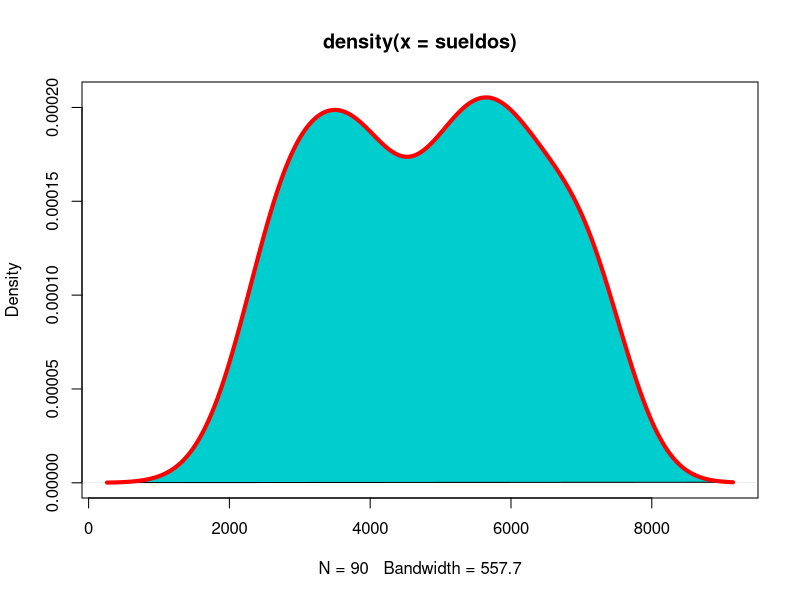
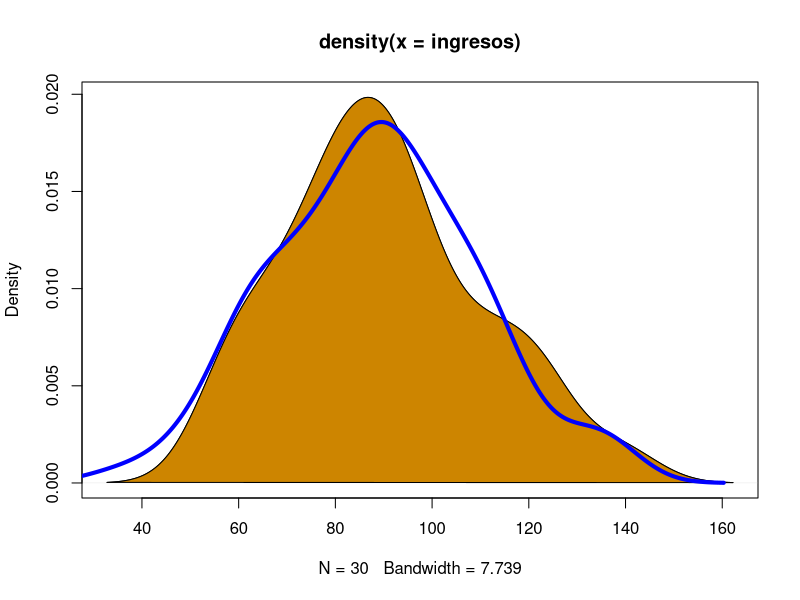

The R script that drew these images, in order:
# Cargamos los datos
library(readxl)
datosks<-read_xlsx("datos_normalidad.xlsx", sheet=1) 


# Prueba de Kolmogorov-Smirnov ----



# Análisis Gráfico 



# Generamos la función de densidad para la muestra de sueldos
sueldos <- datosks$sueldo
fd_sueldos<- density(sueldos)

# Generamos la función de densidad de una v.a. normal con la misma
#media y varianza que la muestra de sueldos.

va_normal<-rnorm(100, mean(sueldos), sd(sueldos) )
fd_normal<- density(va_normal)

# Graficamos la función de densidad de la muestra de sueldos
plot(fd_sueldos)
polygon(fd_sueldos, col = "cyan3")

# Graficamos la función de densidad de la muestra
lines(fd_sueldos, col="red", lwd=4)

# Prueba de normalidad de Kolmogorov-Smirnov

# Planteamiento de hipótesis

# H0: La muestra de sueldos proviene de una población normal
# Ha: La muestra de sueldos no proviene de una población normal.

# Nivel de significancia alfa= 0.05

# Cálculo del estadístico y del valor p

ks.test(sueldos,"pnorm",mean(sueldos),sd(sueldos))

#Estadístico:

#D=0.09.673

# Valor P = 0.4249

# Criterio de decisión
#Si valor-p < nivel de significancia. rechazamos HO en favor de Ha
# Si el valor-p > nivel de significancia, no rechazamos H0.


#Conclusión
# En este caso valor p= 0.4249 > alfa = 0.05
# No rechazamos H0.

# Los datos no contradicen la normalidad de la variable sueldo.


# Prueba de Shapiro-Wilk

# Cargamos los datos
library(readxl)
datossw<-read_xlsx("datos_normalidad.xlsx", sheet=2) 

# Generamos la función de densidad para la muestra
ingresos <- datossw$ingreso
fd_ingresos<- density(ingresos)
# Generamos la función de densidad de una v.a. normal
normal<-rnorm(100, mean(ingresos), sd(ingresos) )
fd_normal<- density(normal)

# Graficamos la función de densidad de la muestra
plot(fd_ingresos)
polygon(fd_ingresos, col = "orange3")

# Graficamos la función de densidad de la muestra
lines(fd_normal, col="blue", lwd=4)

# Prueba de normalidad

# Planteamiento de hipótesis

# H0: La muestra ingresos familiares proviene de una población normal
# Ha: La muestra de ingresos no proviene de una población normal.

# Nivel de significancia alfa= 0.05

# Cálculo del estadístico y del valor p

shapiro.test(ingresos)

#Estadístico:
#W=0.9738

# Valor P = 0.6475

# Criterio de decisión
#Si valor-p < nivel de significancia. rechazamos HO en favor de Ha
# Si el valor-p > nivel de significancia, no rechazamos H0.


# Conclusión
# En este caso valor p= 0.6475 > alfa = 0.05
# No rechazamos H0.

# Los datos no contradicen la normalidad de la variable ingreso familiar.

